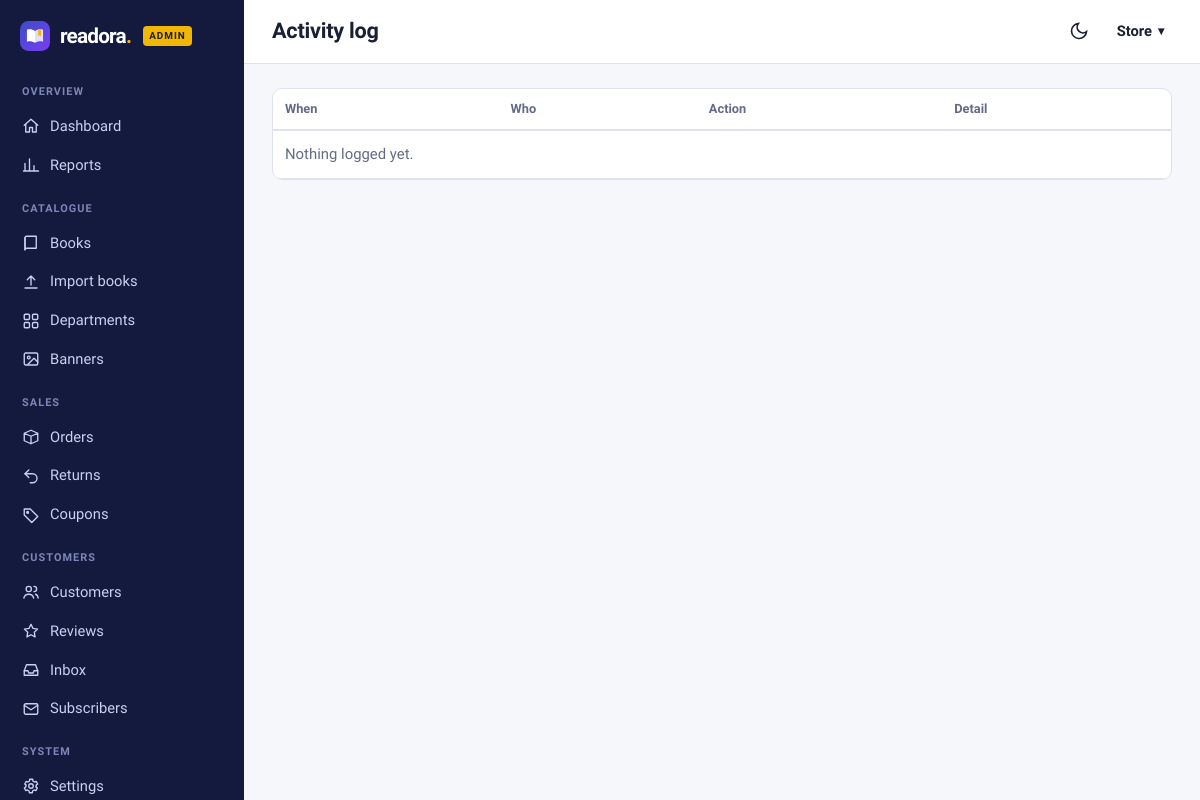
The page /admin/activity (signed in) on the database as committed earlier.
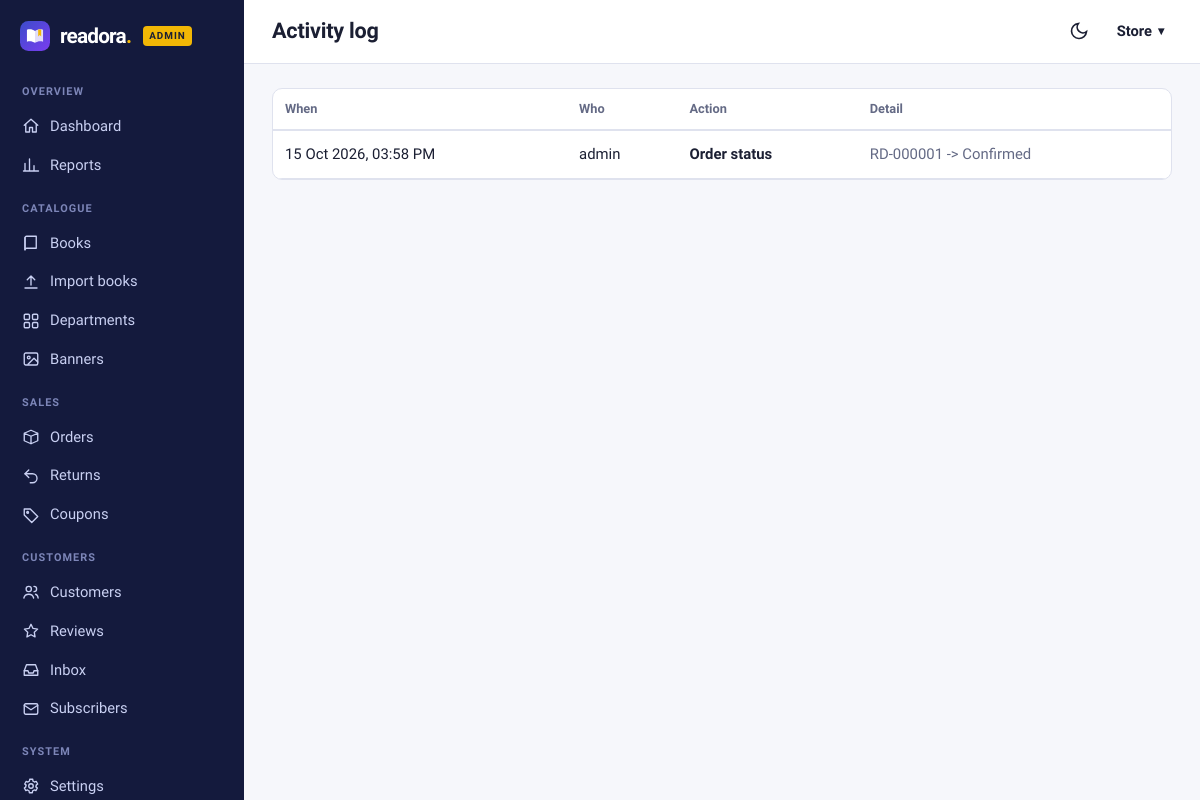
The same page on the database as committed later.
### tables this page shows
CREATE TABLE admin_log (
    id         INTEGER PRIMARY KEY AUTOINCREMENT,
    user_id    INTEGER REFERENCES users(id) ON DELETE SET NULL,
    action     TEXT NOT NULL,
    detail     TEXT,
    created_at TEXT NOT NULL DEFAULT CURRENT_TIMESTAMP
);

CREATE TABLE users (
    id            INTEGER PRIMARY KEY AUTOINCREMENT,
    fullname      TEXT NOT NULL,
    username      TEXT NOT NULL UNIQUE COLLATE NOCASE,
    email         TEXT NOT NULL UNIQUE COLLATE NOCASE,
    password      TEXT NOT NULL,
    phone         TEXT,
    is_admin      INTEGER NOT NULL DEFAULT 0,
    created_at    TEXT NOT NULL DEFAULT CURRENT_TIMESTAMP
);

### bookstore/routes/admin.py (the view)
@bp.route("/activity")
@admin_required
def activity():
    page, per, off = _page_args(50)
    total = one("SELECT COUNT(*) n FROM admin_log")["n"]
    rows = query("""SELECT l.*, u.username FROM admin_log l LEFT JOIN users u ON u.id=l.user_id
                    ORDER BY l.id DESC LIMIT ? OFFSET ?""", (per, off))
    return render_template("admin/activity.html", rows=rows, page=page, pages=max(1, -(-total // per)), base={})

### bookstore/db.py (called while the page is built)
def get_db():
    if "db" not in g:
        g.db = sqlite3.connect(current_app.config["DATABASE"])
        g.db.row_factory = sqlite3.Row
        g.db.execute("PRAGMA foreign_keys = ON")
    return g.db

def query(sql, args=(), one=False):
    cur = get_db().execute(sql, args)
    rows = cur.fetchall()
    cur.close()
    return (rows[0] if rows else None) if one else rows

### bookstore/routes/admin.py (called while the page is built)
def one(sql, a=()):
    return query(sql, a, one=True)

def _page_args(default=50):
    page = max(1, request.args.get("page", 1, type=int))
    return page, default, (page - 1) * default

### bookstore/utils.py (called while the page is built)
def csrf_token():
    if "_csrf" not in session:
        session["_csrf"] = secrets.token_urlsafe(32)
    return session["_csrf"]

def check_csrf():
    if request.method in ("POST", "PUT", "PATCH", "DELETE"):
        sent = request.form.get("_csrf") or request.headers.get("X-CSRF-Token")
        if not sent or not secrets.compare_digest(sent, session.get("_csrf", "")):
            abort(400, "Invalid or missing CSRF token. Please reload the page and try again.")

### bookstore/templates/admin/activity.html (shortened to what this page needs)
{% extends 'admin/layout.html' %}
{% from 'partials/macros.html' import pagination %}
{% block title %}Activity log{% endblock %}
{% block content %}
<div class="table-wrap"><table class="data"><thead><tr><th>When</th><th>Who</th><th>Action</th><th>Detail</th></tr></thead><tbody>
{% for a in rows %}<tr><td>{{ a.created_at|dt('%d %b %Y, %I:%M %p') }}</td><td>{{ a.username or 'system' }}</td><td><b>{{ a.action }}</b></td><td class="muted">{{ a.detail }}</td></tr>
{% else %}<tr><td colspan="4" class="muted">Nothing logged yet.</td></tr>{% endfor %}</tbody></table></div>
{% endblock %}

Rows that differ between the two databases and show on the page:
added admin_log: created_at|dt "15 Oct 2026, 03:58 PM", username "admin", action "Order status", detail "RD-000001 -> Confirmed"
Other text that changed with them:
text no longer shown: "Nothing logged yet."
